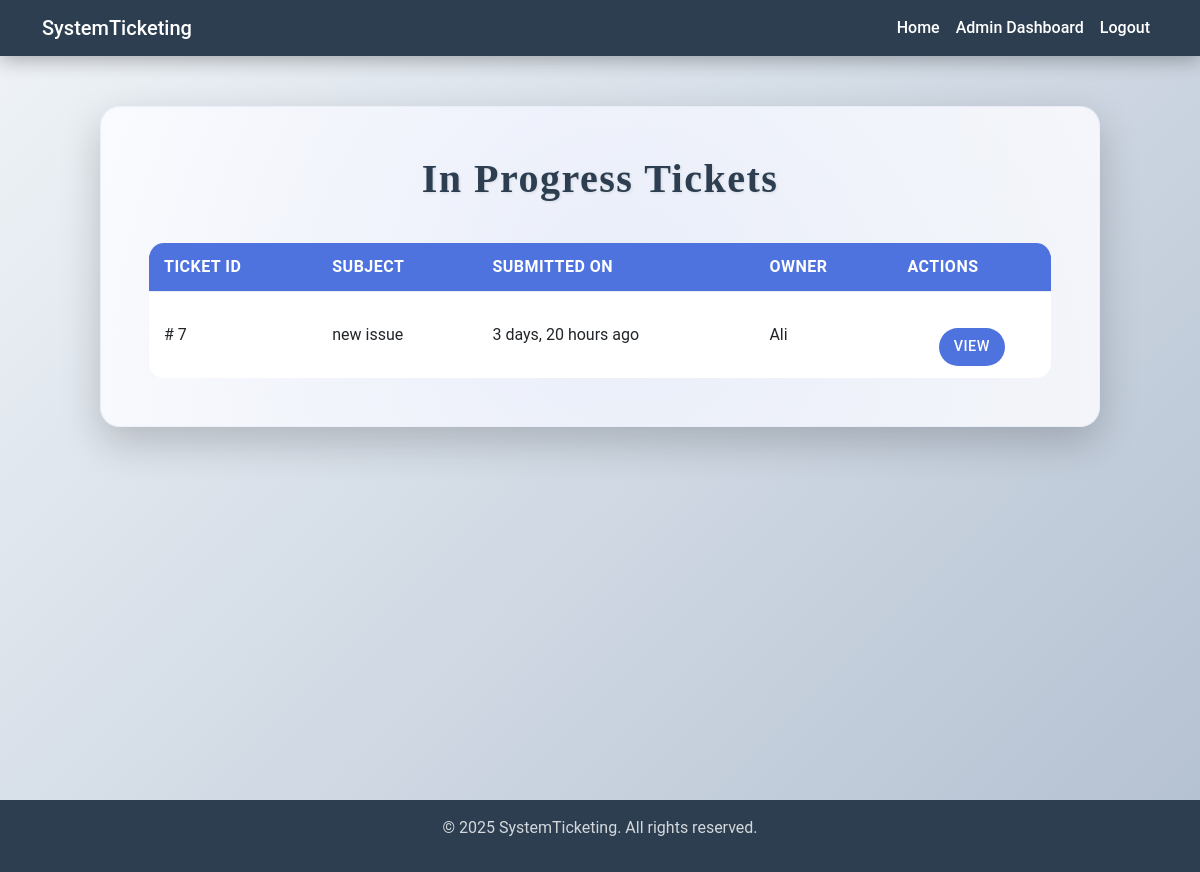
The page /ticket/in-porgress-list/ (signed in) on the database as committed earlier.
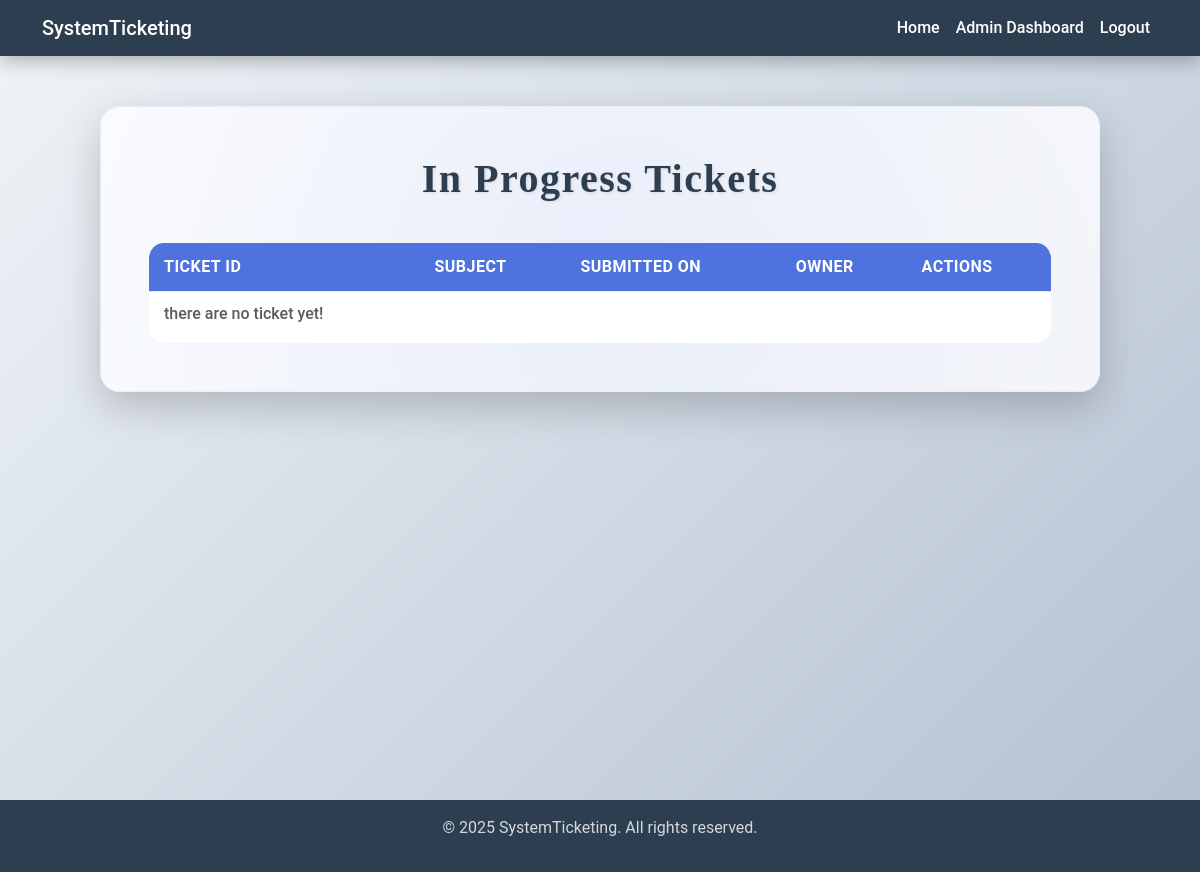
The same page on the database as committed later.
### ticket/models.py (models this page shows, shortened)
class TimeStampedModel(models.Model):
    created_at = models.DateTimeField(auto_now_add=True)
    updated_at = models.DateTimeField(auto_now=True)
    class Meta:
        abstract = True

class Ticket(TimeStampedModel):
    subject = models.CharField(max_length=200)
    description = models.TextField()
    user = models.ForeignKey(User, on_delete=models.CASCADE, related_name='user_ticket')
    file = models.FileField(upload_to='tickets/%Y/%m/%d', null=True, blank=True)
    status = models.CharField(max_length=50, choices=STARTS_CHOICES, default='Open')
    def get_absolute_url(self):
        return reverse('ticket:ticket-detail', kwargs={'ticket_id': self.pk})

### ticket/views.py (the view)
# urls.py: path('in-porgress-list/', views.TicketInProgressListView.as_view(), name='ticket-in-progress-lists'),
class TicketInProgressListView(LoginRequiredMixin, TemplateView):
    template_name = 'ticket/in_progress_list.html'
    def dispatch(self, request, *args, **kwargs):
        if not request.user.is_staff:
            return redirect('home:home')
        return super().dispatch(request, *args, **kwargs)
    def get_context_data(self, **kwargs):
        context = super().get_context_data(**kwargs)
        context['in_progress_list'] = Ticket.objects.filter(status="In Progress")
        return context

### ticket/templates/ticket/in_progress_list.html (shortened to what this page needs)
{% extends 'main.html' %}
{% block main %}
    <div class="content">
        <div class="open-tickets-card">
            <h2>In Progress Tickets</h2>
            <table class="ticket-table">
                <thead>
                <tr>
                    <th>Ticket ID</th>
                    <th>Subject</th>
                    <th>Submitted On</th>
                    <th>Owner</th>
                    <th>Actions</th>
                </tr>
                </thead>
                <tbody>
                {% for list in in_progress_list %}
                    <tr>
                        <td># {{ list.id }}</td>
                        <td>{{ list.subject }}</td>
                        <td>{{ list.created_at |timesince }} ago</td>
                        <td>{{ list.user.username|capfirst }}</td>
                        <td>
                            <div class="button-group">
                                <a href="{{ list.get_absolute_url }}" class="btn btn-primary btn-sm">View</a>
                            </div>
                        </td>
                        {% empty %}
                        <td>
                            <div>
                                <h6 class="text-muted">there are no ticket yet!</h6>
                            </div>
                        </td>
                {% endfor %}
                </tbody>
            </table>
        </div>
    </div>
{% endblock %}

Rows that differ between the two databases and show on the page:
no longer on this page (row edited): Ticket: id "7", subject "new issue", created_at "3 days, 20 hours", user.username "Ali"
Other text that changed with them:
text now shown: "there are no ticket yet!"
